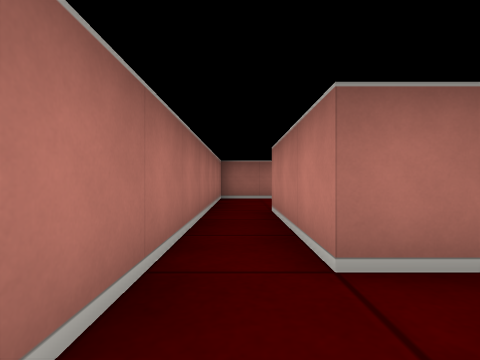
[1] (above)

17 first-person views from a walk through a cub3D ray-caster map. The camera is about half as high as the walls, looks level and sees 80° across. The floor is counted in squares. Each view is taken from the middle of a square. On the plan, view 1 faces up. The plan holds only what a view shows up to about 9 squares ahead; the rest is blank.

[2]
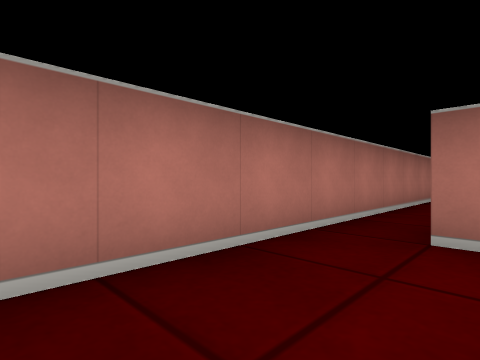

[3]
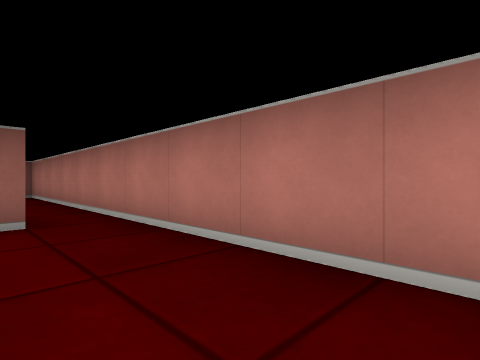

[4]
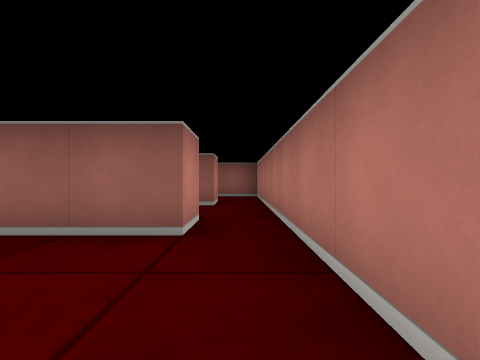

[5]
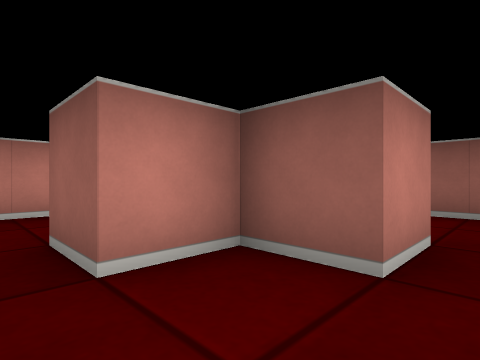

[6]
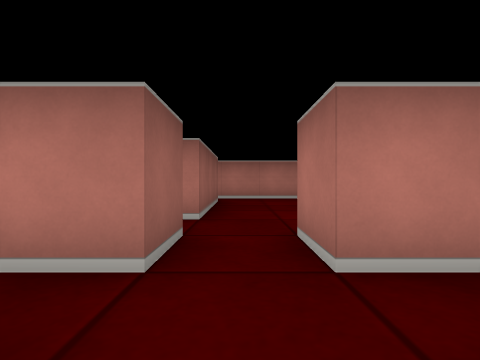

[7]
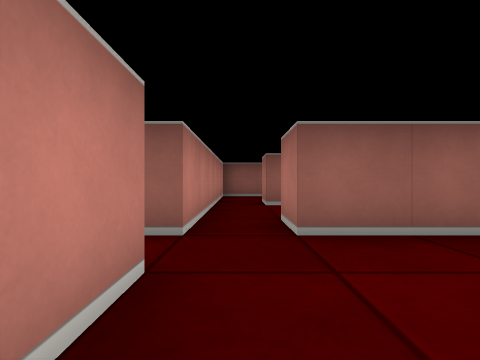

[8]
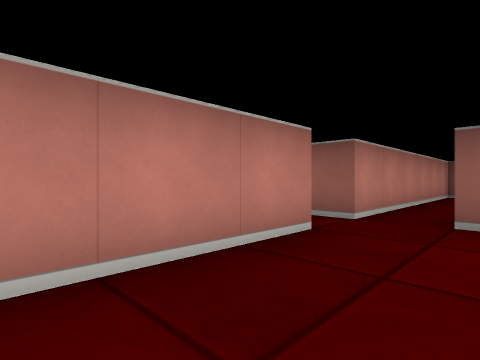

[9]
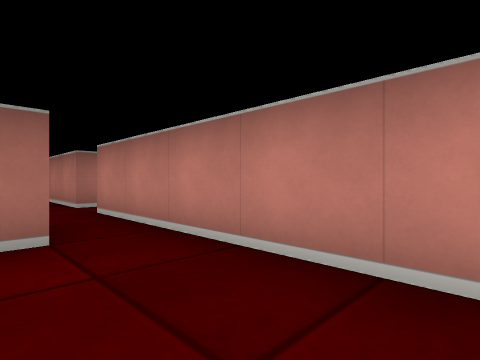

[10]
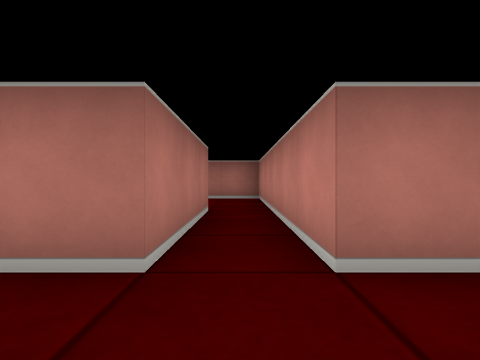

[11]
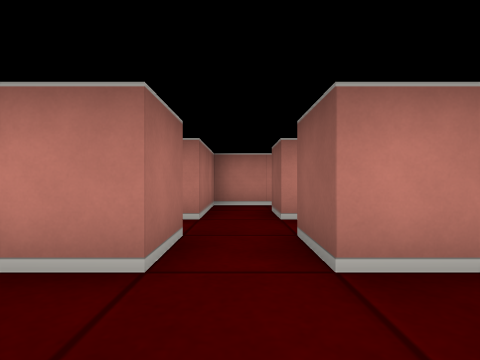

[12]
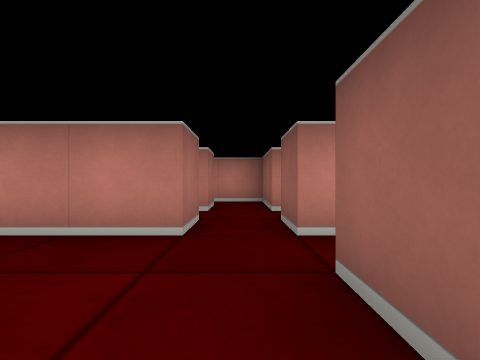

[13]
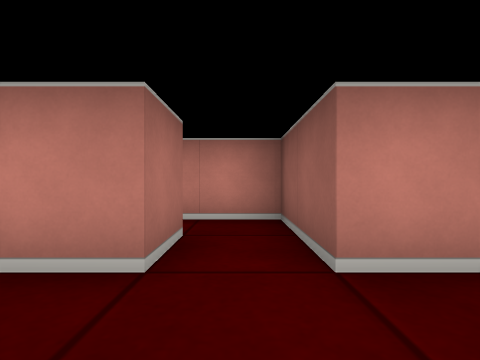

[14]
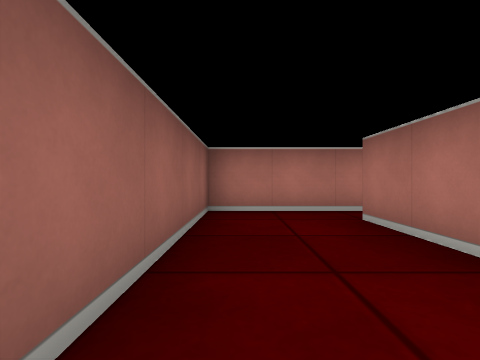

[15]
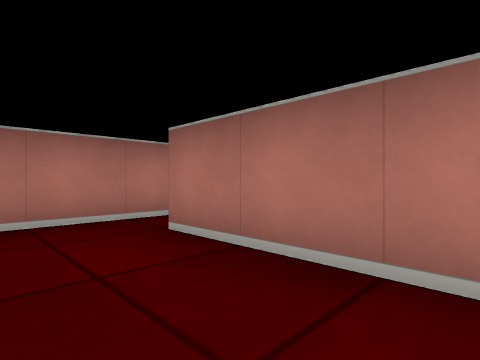

[16]
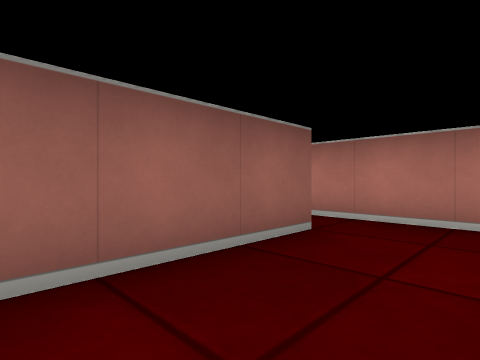

[17]
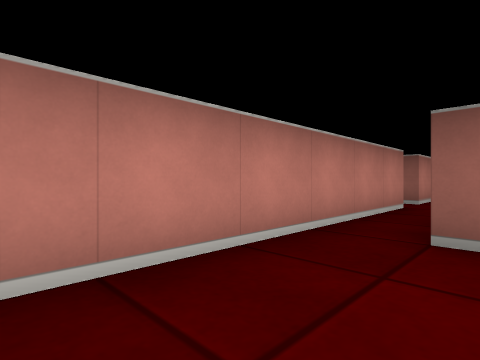

### Floor plan
Points are (right, up) in squares from view 1. A wall is a line through its corners. A room is listed if a view was taken in it or the views show most of it. See-through windows are left out.
Room 1 (views 1, 10, 11)
walls: (3.5, 1.5) (0.5, 1.5); (-0.5, 1.5) (-0.5, -1.5); (4.5, -1.5) (4.5, 0.5)
ways out: opening at (0, -0.5) to room 2; opening at (4, -0.5) to room 2; opening at (5, 1) to room 5; opening at (0, 1) to room 7; opening at (4, 1) to room 7
Room 2 (views 2, 3, 4, 7, 8, 9, 12, 15)
walls: (4.5, -4.5) (4.5, -1.5); (0.5, -6.5) (0.5, -5.5) (3.5, -5.5); (3.6, -1.5) (0.5, -1.5); (-0.5, -1.5) (-0.5, -6.5)
ways out: opening at (0, -0.5) to room 1; opening at (4, -0.5) to room 1; opening at (0, -6) to room 3; opening at (5, -5) to room 5; opening at (4, -6) to room 8
Room 3 (view 5)
walls: (-0.5, -6.5) (-0.5, -9.5); (0.5, -9.5) (0.5, -8.5) (1.5, -8.5) (1.5, -7.5)
ways out: opening at (0, -6) to room 2; opening at (0, -10) to room 6; opening at (2, -7) to room 8
Room 4 (view 6)
walls: (8.5, 0.4) (8.5, 1.5) (6.5, 1.5); (7.5, -4.5) (6.5, -4.5); (6.5, 0.5) (7.5, 0.5); (6.5, -5.5) (8.5, -5.5) (8.5, -4.2)
ways out: opening at (7, -5) to room 5; opening at (7, 1) to room 5
Room 5 (view 13)
walls: (5.5, -3.6) (5.5, -4.5) (4.5, -4.5); (6.5, -4.5) (6.5, -3.6); (4.5, 0.5) (5.5, 0.5); (5.5, 1.5) (4.5, 1.5); (4.5, -5.5) (5.5, -5.5) (5.5, -6.4); (6.5, -6.4) (6.5, -5.5)
ways out: opening at (5, 1) to room 1; opening at (5, -5) to room 2; opening at (7, -5) to room 4; opening at (7, 1) to room 4; opening at (6, -6); opening at (6, 2)
Room 6 (view 14)
walls: (2.2, -9.5) (0.5, -9.5); (-0.5, -9.5) (-0.5, -11.5) (4.5, -11.5) (4.5, -9.5)
ways out: opening at (0, -10) to room 3; opening at (4, -9) to room 8
Room 7 (views 16, 17)
walls: (0.9, 7.5) (-0.5, 7.5); (-0.5, 7.2) (-0.5, 1.5); (0.5, 1.5) (0.5, 4.5) (3.5, 4.5) (3.5, 1.5); (4.5, 1.5) (4.5, 7.5) (3.1, 7.5)
ways out: opening at (0, 1) to room 1; opening at (4, 1) to room 1
Room 8 (no view inside)
walls: (1.5, -7.5) (2.5, -7.5); (3.5, -5.5) (3.5, -6.5); (3.5, -8.6) (3.5, -9.5); (4.5, -9.5) (4.5, -5.5)
ways out: opening at (4, -6) to room 2; opening at (2, -7) to room 3; opening at (4, -9) to room 6

Positions as (right, up) in squares from view 1, and headings:
1: (0, 0), facing up
2: (1, -4), facing up-left
3: (1, -2), facing down-left
4: (0, -3), facing down
5: (0, -7), facing down-right
6: (7, -5), facing left
7: (4, -3), facing down
8: (3, -2), facing down-right
9: (3, -4), facing up-right
10: (4, 0), facing up
11: (3, 1), facing right
12: (2, -5), facing right
13: (5, -5), facing right
14: (4, -11), facing left
15: (3, -3), facing up-left
16: (3, 6), facing down-left
17: (3, 7), facing down-right
